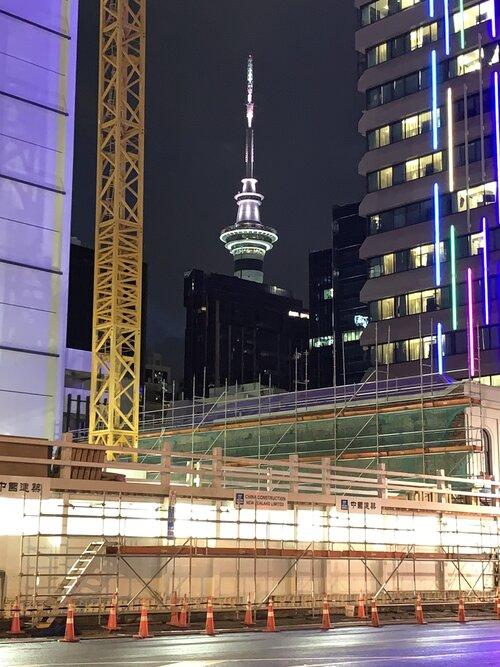
#> input picture nztowerds.jpg, 500 x 667 px
$ python pixelinfo.py
#> lines starting #> are read from the running program, lines starting #| are printed output that depends on the picture
from re import I
import cv2
import numpy as np

def getcolorpixel(img):
	for i in range(10):
		print(f"Pixel at ({i}, 0): {np.flip(img[i][0])}")

def getgraypixel(img):
	img = cv2.cvtColor(img,cv2.COLOR_BGR2GRAY)
	for i in range(10):
		print(f"Pixel at ({i}, 0): {img[i][0]}")
	cv2.imwrite('nztowergray.jpg',img)

def getimgmatrix(img):
	img = cv2.cvtColor(img,cv2.COLOR_BGR2GRAY)
	matr = np.array(img)
	matr.astype(int)
	np.set_printoptions(suppress=True)
	#np.savetxt("imagematrix.txt",matr,fmt='%-3d')
	#for i in range(50):
		#for j in range(50):
	return matr

def getpixelinfos(img):
	print("Original image")
	getcolorpixel(img)

	print("\n")

	print("Grayscaled image")
	getgraypixel(img)

def start():
	imgpath = "nztowerds.jpg"
	img = cv2.imread(imgpath)
#> img is the input picture: shape (667, 500, 3); mean B, G, R 102.2, 99.8, 110.5
	print(getimgmatrix(img))
#> in getimgmatrix, `img = cv2.cvtColor(img,cv2.COLOR_BGR2GRAY)`:
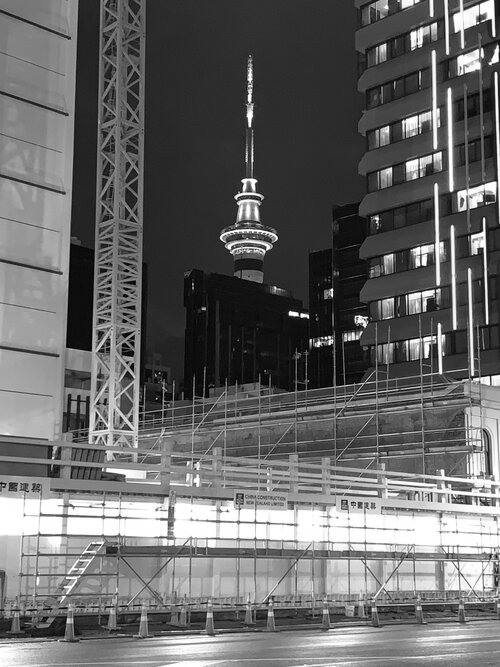
#> img: shape (667, 500); min 0, max 255, mean 103.3
#> (printed output is left out)

if __name__ == "__main__":
	start()
